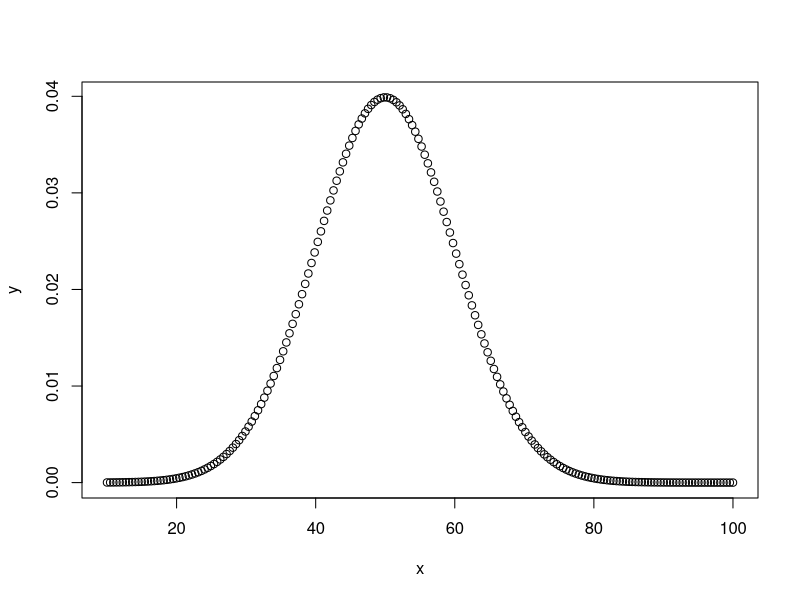
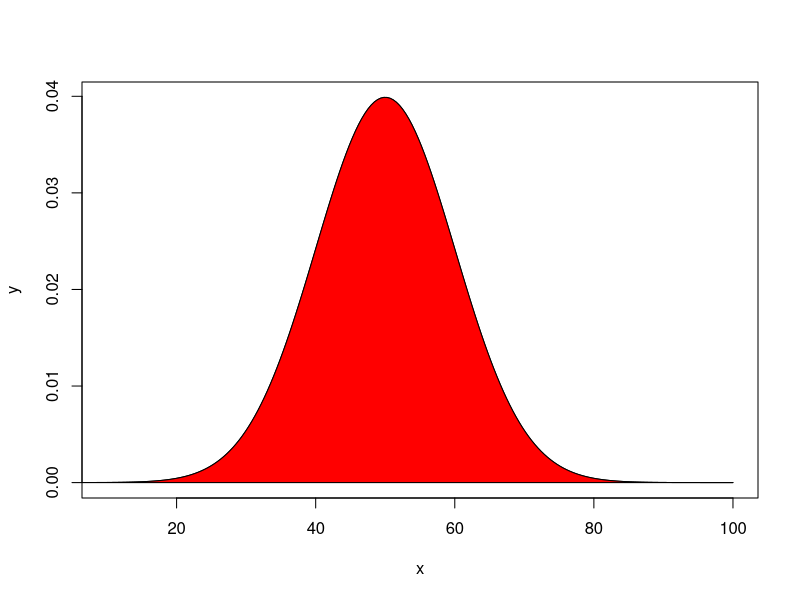
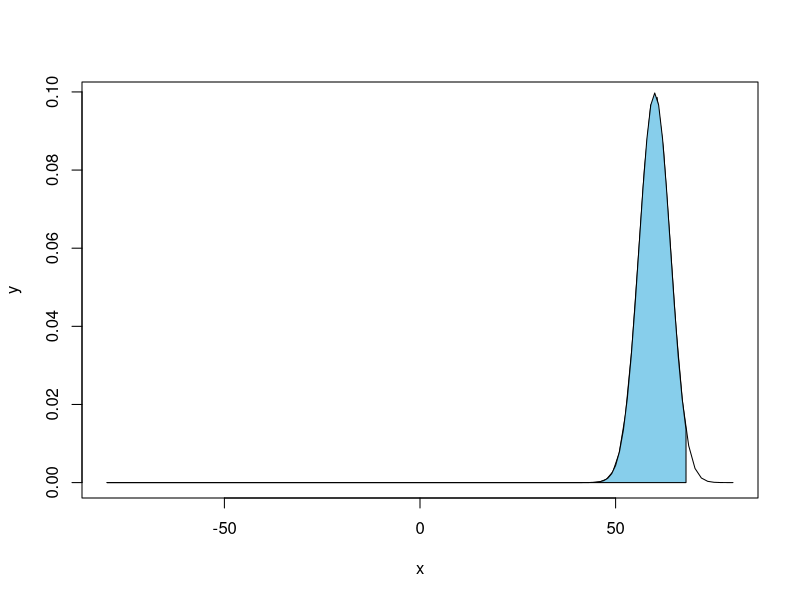

Reproduce these figures in R, in order.
#dnorm(x,mean,sd)
#pnorm(x,mean,sd)
#qnorm(x,mean,sd)

#default mean value is zero

#dnorm is for gettinf the probablity at that particular point
#pnorm is for getting the cummlative distribution till that particular point
#qnorm


#FINDING THE NORM PROBABLIT FOR ALL THE PONTS IN THE RANGE
x= seq(10,100,length = 200)#range will be 10 to 100 no of points will be 200
y= dnorm(x,mean=50,sd=10)#y axis    #y is the probablity at each point of the graph unlike the cumulative probablity which we get ysing integration
plot(x,y)
plot(x,y,type='l')#this grapgh will be connected using the lines
polygon(c(1,x,2),c(0,y,0),col ='red')

x_polygon = seq(2, 3, length = 100)
y_polygon = dnorm(x_polygon, mean = 0, sd = 1)
#plot(x_polygon,y_polygon,type = 'l')
#polygon(c(2, x_polygon, 3), c(0, y_polygon, 0), col='skyblue')


#FINDING FOR ONLY ONE POINT
anothernorm = dnorm(2,mean=50,sd=20)
print(anothernorm)




#q1
x = seq(-80, 80, length = 100)
y = dnorm(x, mean = 60, sd = 4)
plot(x, y, type = 'l')


a=1-pnorm(68,60,4)
print(paste("asnwer is ",a))
x_polygon = seq(, 68, length = 100)
y_polygon = dnorm(x_polygon, mean = 60, sd = 4)
polygon(c(-80, x_polygon, 68), c(0, y_polygon, 0), col = 'skyblue')

b=pnorm(55,60,4)
print(paste("answer is ",b))